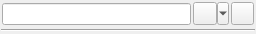
<?xml version="1.0" encoding="UTF-8"?>
<ui version="4.0">
 <class>TaskElement</class>
 <widget class="QWidget" name="TaskElement">
  <property name="geometry">
   <rect>
    <x>0</x>
    <y>0</y>
    <width>256</width>
    <height>34</height>
   </rect>
  </property>
  <property name="windowTitle">
   <string>Form</string>
  </property>
  <layout class="QVBoxLayout" name="verticalLayout">
   <property name="spacing">
    <number>1</number>
   </property>
   <property name="leftMargin">
    <number>1</number>
   </property>
   <property name="topMargin">
    <number>1</number>
   </property>
   <property name="rightMargin">
    <number>1</number>
   </property>
   <property name="bottomMargin">
    <number>2</number>
   </property>
   <item>
    <widget class="QWidget" name="widget" native="true">
     <layout class="QHBoxLayout" name="horizontalLayout">
      <property name="spacing">
       <number>2</number>
      </property>
      <property name="leftMargin">
       <number>1</number>
      </property>
      <property name="topMargin">
       <number>1</number>
      </property>
      <property name="rightMargin">
       <number>1</number>
      </property>
      <property name="bottomMargin">
       <number>2</number>
      </property>
      <item>
       <widget class="QLineEdit" name="taskname_lineedit"/>
      </item>
      <item>
       <widget class="MemberMenu" name="assign_new_member_button">
        <property name="maximumSize">
         <size>
          <width>36</width>
          <height>23</height>
         </size>
        </property>
        <property name="text">
         <string/>
        </property>
        <property name="icon">
         <iconset resource="tango.qrc">
          <normaloff>:/tango32/resources/tango/32x32/apps/system-users.png</normaloff>:/tango32/resources/tango/32x32/apps/system-users.png</iconset>
        </property>
        <property name="popupMode">
         <enum>QToolButton::MenuButtonPopup</enum>
        </property>
        <property name="arrowType">
         <enum>Qt::NoArrow</enum>
        </property>
       </widget>
      </item>
      <item>
       <widget class="QPushButton" name="delete_button">
        <property name="maximumSize">
         <size>
          <width>23</width>
          <height>23</height>
         </size>
        </property>
        <property name="text">
         <string/>
        </property>
        <property name="icon">
         <iconset resource="tango.qrc">
          <normaloff>:/tango32/resources/tango/32x32/actions/edit-delete.png</normaloff>:/tango32/resources/tango/32x32/actions/edit-delete.png</iconset>
        </property>
       </widget>
      </item>
     </layout>
    </widget>
   </item>
   <item>
    <widget class="Line" name="line">
     <property name="orientation">
      <enum>Qt::Horizontal</enum>
     </property>
    </widget>
   </item>
  </layout>
 </widget>
 <customwidgets>
  <customwidget>
   <class>MemberMenu</class>
   <extends>QToolButton</extends>
   <header>task_element_classes</header>
  </customwidget>
 </customwidgets>
 <resources>
  <include location="tango.qrc"/>
 </resources>
 <connections/>
</ui>
